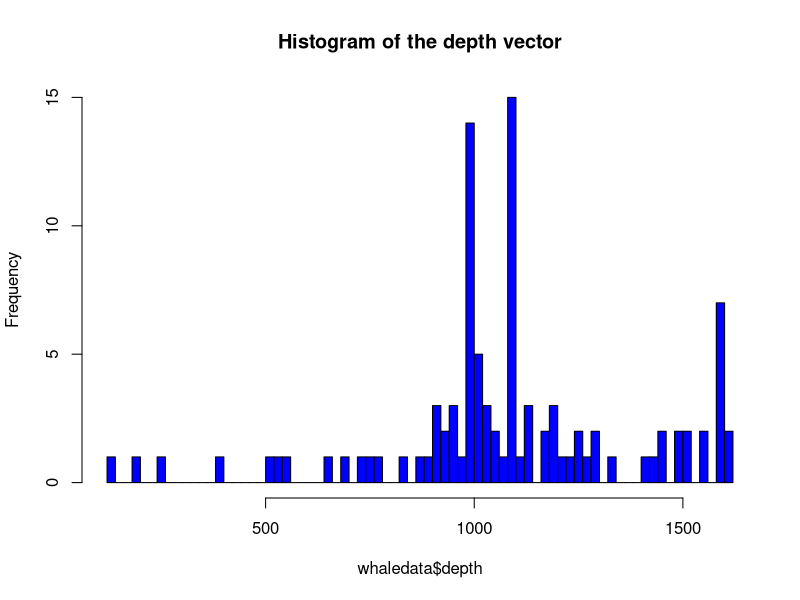
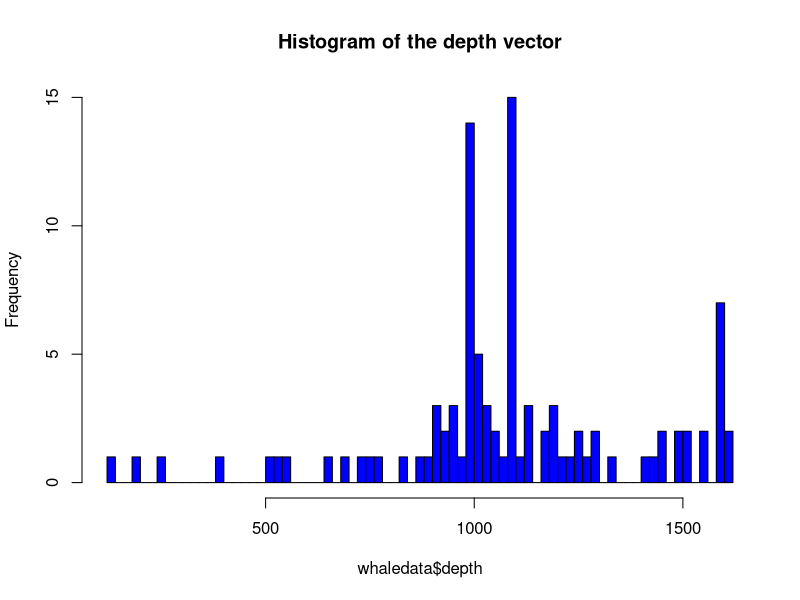

R code for these plots, in order:
## ---- chunk 1
library(readr)
whaledata = read_csv("whaledata.csv")
## ---- chunk 2
whaledata = read.csv("whaledata.csv")
## ---- chunk 3
whaledata.1200 <- whaledata[whaledata$depth > 1200, ]

whaledata.200 <- whaledata[whaledata$gradient > 200, ]

whaledata.low <- whaledata[whaledata$water.noise == "low", ]

whaledata.h.may <- whaledata[whaledata$water.noise == "high" & whaledata$month == "May", ]

whaledata.subset <- whaledata[whaledata$month == "October" & whaledata$water.noise == "low" & whaledata$gradient > 132, ]

whaledata.lat.long <- whaledata[whaledata$latitude > 60 & whaledata$latitude < 61 & whaledata$longitude > -6 & whaledata$longitude < -4, ]

whaledata.nomed <- whaledata[whaledata$water.noise != "medium", ]

whaledata.new <- whaledata[whaledata$depth > 1500 & whaledata$number.whales > mean(whaledata$number.whales, na.rm = TRUE), ]

#the variable number.whales contains 1 NA value. By default the mean function will return an NA. we will use the na.rm argument to ignore NAs.

## ---- chunk 4

whaledata = read.csv("whaledata.csv")
TOP10 = whaledata[order(-whaledata$depth),]
TOP10 = TOP10[1:10,]


## ---- chunk 5
TOP10 = TOP10[,-c(3,8)]
## ---- chunk 6
#Create a new data frame named noise_location
noise_location = whaledata[,c(3,5:6)]

#Rename water.noise to noise_level
colnames(noise_location)[1] =  "noise_level"

#Order the data frame by noise_level
noise_location$noise_level = factor(noise_location$noise_level,levels = c("low", "medium", "high"))
noise_location = noise_location[order(noise_location$noise_level),]

#Add a column of the average latitude value
noise_location$avg_lat = mean(noise_location$latitude)

#Add a column of the average longitude value
noise_location$avg_long = mean(noise_location$longitude)

write.csv(noise_location, file = "noise_location.csv")
#save the noise_location data frame in csv format to your local folder.


## ---- chunk 7
v <- c(42, 92, 39, 19, 12, 16, 2, 0, 8.5, 50, 4,
           13, 0, -4, 9, NA, 0, 3, 9, 32, 28, 7, 11,
           -3, 8, 74, 70, 12, 20, -1, 6.7, 52, NA, 3, 
           -1, 1, 0, 5, 42, -0.2, 17, 3.1, -5, 11, 1,
           51, 46, 2, 51, 13, NA, 0, 30, -5, 9, 10)

## ---- chunk 8
v <- c(42, 92, 39, 19, 12, 16, 2, 0, 8.5, 50, 4,
           13, 0, -4, 9, NA, 0, 3, 9, 32, 28, 7, 11,
           -3, 8, 74, 70, 12, 20, -1, 6.7, 52, NA, 3, 
           -1, 1, 0, 5, 42, -0.2, 17, 3.1, -9, 11, 1,
           51, 46, 2, 51, 13, NA, 0, 30, -5, 9, 10)

length(v)
# The lengh of the vector

which.max(v)

# Position of the the highest value

which.min(v)

# Position of the the lowest value

## ---- chunk 9
whaledata = read.csv("whaledata.csv")
## ---- chunk 10

hist(whaledata$depth, breaks = length(whaledata$depth) ,col="blue", main="Histogram of the depth vector") 

## ---- chunk 11

hist(whaledata$depth, breaks = length(whaledata$depth) ,col="blue", main="Histogram of the depth vector") 

